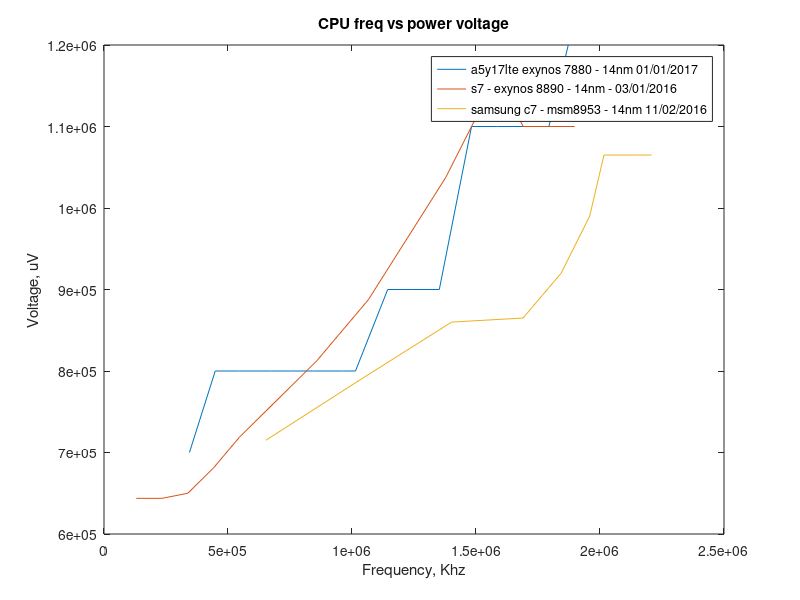

Recreate this plot in MATLAB.
# Source: https://github.com/LineageOS/android_kernel_samsung_universal8890
# Branch: lineage-15.1
# arch/arm64/boot/dts/exynos8890.dtsi:456
s7_freq = [1898000 ,
1794000 ,
1690000 ,
1586000 ,
1482000 ,
1378000 ,
1274000  ,
1170000  ,
1066000  ,
962000  ,
858000  ,
754000  ,
650000  ,
546000  ,
442000  ,
338000  ,
234000  ,
130000
]

s7_volt = [
1100000        ,
1100000        ,
1100000        ,
1162500  ,
1100000  ,
1037500  ,
987500  ,
937500   ,
887500   ,
850000   ,
812500   ,
781250   ,
750000   ,
718750   ,
681250	     ,
650000	     ,
643750	     ,
643750
]

# Source: https://github.com/LineageOS/android_kernel_samsung_universal7880
# Branch: cm-14.1, lineage-16.0
#  arch/arm64/boot/dts/exynos7880.dtsi
a5_freq = [
1872000  ,
1794000  ,
1690000  ,
1586000  ,
1482000  ,
1352000   ,
1241500   ,
1144000   ,
1014000   ,
962000   ,
845000   ,
756600   ,
676000   ,
546000   ,
448500   ,
344500
]

a5_volt = [
1200000	,
1100000	,
1100000	,
1100000	,
1100000	,
900000	,
900000	,
900000	,
800000	,
800000	,
800000	,
800000	,
800000	,
800000	,
800000	     ,
700000
]

# Source https://github.com/abdoi94/android_kernel_c7lte
# Branch master
#  arch/arm/boot/dts/qcom/msm8953-regulator.dtsi
msm8953_freq = [
652800,
1036800,
1401600,
1689600,
1843200,
1958400,
2016000,
2150400,
2208000,
]

msm8953_volt = [
715000  ,
790000 ,
860000 ,
865000 ,
920000, 
990000 ,
1065000 ,
1065000 ,
1065000
]

figure(1, 'position', [0,0, 1000, 1000]);
plot(
  a5_freq, a5_volt,
  s7_freq, s7_volt,
  msm8953_freq, msm8953_volt
);
title('CPU freq vs power voltage');
legend('a5y17lte exynos 7880 - 14nm 01/01/2017','s7 - exynos 8890 - 14nm - 03/01/2016', 'samsung c7 - msm8953 - 14nm 11/02/2016');
xlabel('Frequency, Khz');
ylabel('Voltage, uV');
